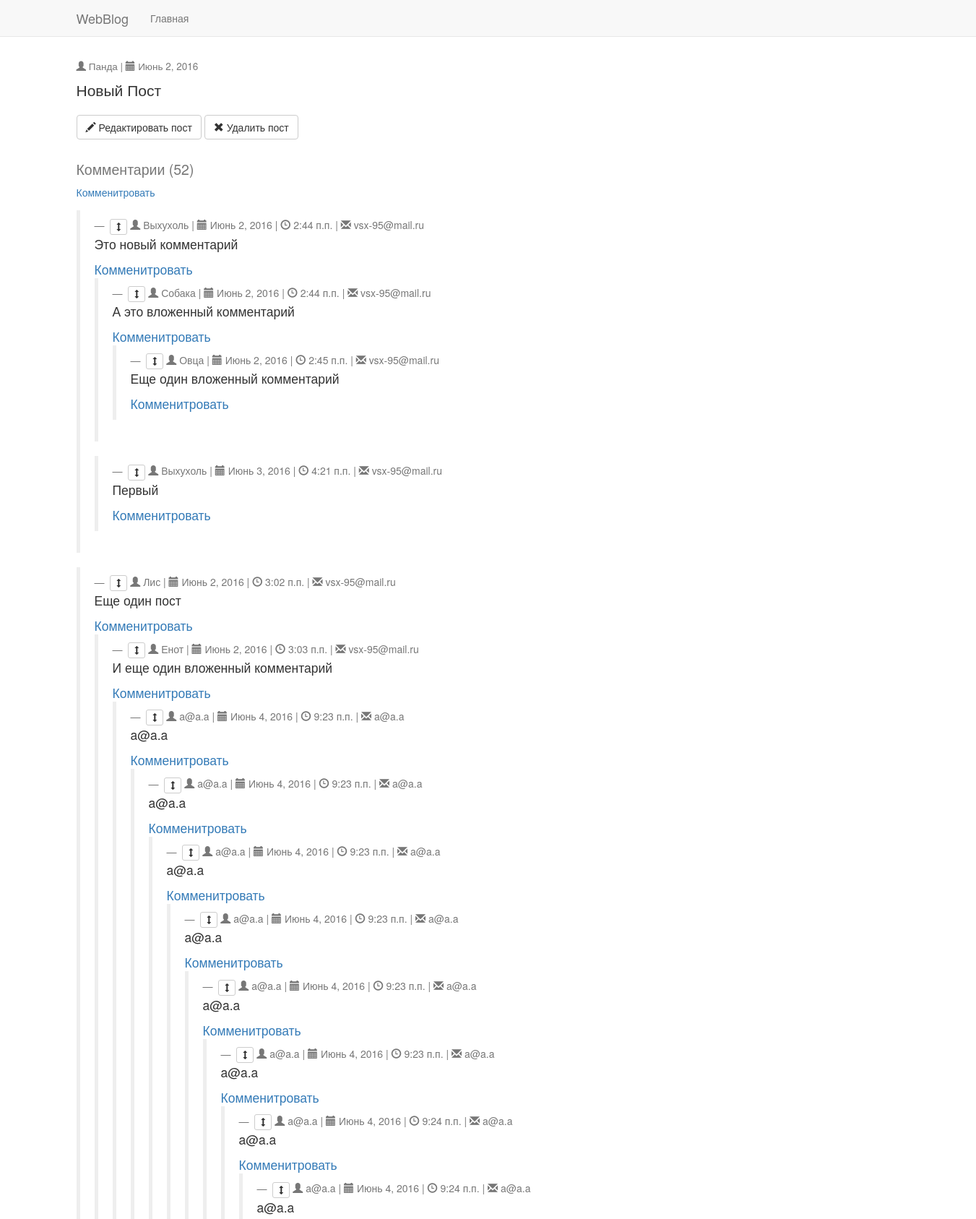
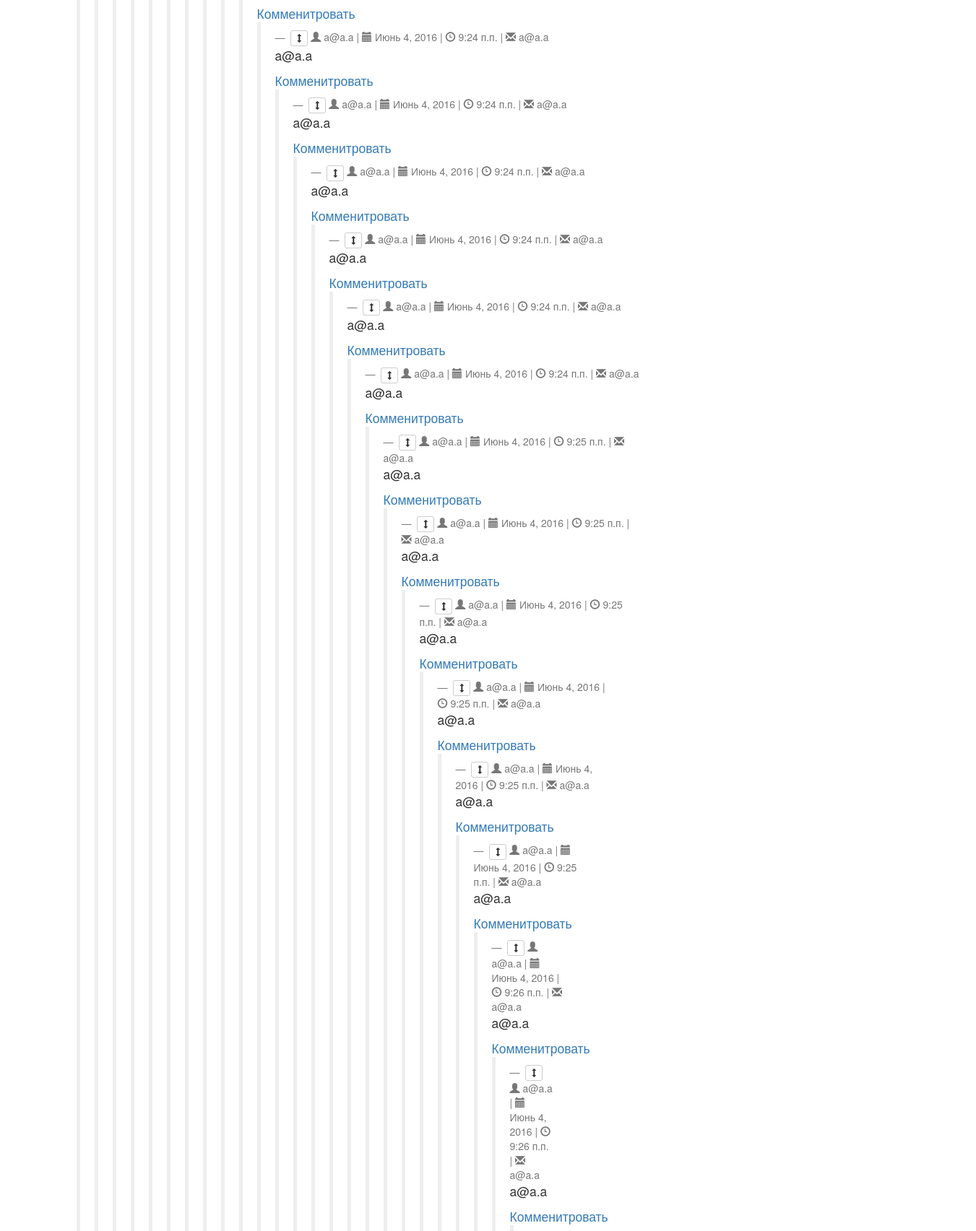
/1/ (upper part), run on the app's committed database (2 pictures, top to bottom).
### webblogs/models.py (models this page shows, shortened)
class Post(models.Model):
    author = models.CharField(max_length=100)
    create_date = models.DateTimeField(auto_now_add=True)
    change_date = models.DateTimeField(auto_now=True)
    text = models.TextField(max_length=2000)

class Comment(models.Model):
    post = models.ForeignKey(Post, on_delete=models.CASCADE)
    comment = models.ForeignKey('self', null=True, blank=True, related_name="comments", on_delete=models.CASCADE)
    author = models.CharField(max_length=100)
    create_date = models.DateTimeField(auto_now_add=True)
    email = models.CharField(max_length=50)
    text = models.TextField(max_length=500)

### webblogs/views.py (the view)
# urls.py: url(r'^(?P<post_id>[0-9]+)/$', views.detail, name='detail'),
def detail(request, post_id):
    if request.method == 'POST':
        com = None if request.POST['id'] == 'None' else Comment.objects.get(pk=request.POST['id'])
        Comment(post=Post.objects.get(pk=post_id),comment=com, author=request.POST['author'], email=request.POST['email'], text=request.POST['text']).save()
        return HttpResponseRedirect('/'+post_id)
    post = Post.objects.get(id = post_id)
    return render(request, 'webblogs/detail.html', {'post': post})

### webblogs/templates/webblogs/detail.html (shortened to what this page needs)
{% extends "webblogs/base.html" %}
{% block content %}
        <h4>
            <small>
                <span class="glyphicon glyphicon-user"></span> {{ post.author }} |
                <span class="glyphicon glyphicon-calendar"></span> {{ post.create_date|date }}
            </small>
        </h4>
        <p class="lead">{{ post.text }}</p>
        <form action = "{% url 'webblogs:delete' post.id%}" method = "post">
            <a role="button" class="btn btn-default" href="{% url 'webblogs:edit' post.id %}"><span class="glyphicon glyphicon-pencil"></span> Редактировать пост</a>
            <button class="btn btn-default"><span class="glyphicon glyphicon-remove"></span> Удалить пост</button>
        </form>
        <h2><small>Комментарии ({{ post.comment_set.count }})</small></h2>
        <div class="form-group">
        <a class="form">Комменитровать</a>
        </div>
        {% for comment in post.comment_set.all%}
            {% if comment.comment == None %}
                {% include "webblogs/comment.html" %}
            {% endif %}
        {% endfor %}
{% endblock %}

### webblogs/templates/webblogs/comment.html (shortened to what this page needs)
<blockquote>
<footer>
    <button class="btn btn-default btn-xs"><span class="glyphicon glyphicon-resize-vertical"></span></button>
    <span class="glyphicon glyphicon-user"></span> {{ comment.author }} |
    <span class="glyphicon glyphicon-calendar"></span> {{ comment.create_date|date }} |
    <span class="glyphicon glyphicon-time"></span> {{ comment.create_date|time }} |
    <span class="glyphicon glyphicon-envelope"></span> {{ comment.email }}
</footer>
<div class="comments">
    <p>{{ comment.text }}</p>
    <a class="form">Комменитровать</a>
    {% for comment in comment.comments.all %}
        {% include "webblogs/comment.html" %}
    {% endfor %}
</div>
</blockquote>

### webblogs/templates/webblogs/base.html (style rules this page uses)
body { padding-top: 70px; padding-bottom: 20px; }

### data on the page
Post: author "Панда", create_date "Июнь 2, 2016", text "Новый Пост", comment_set.count "52"
Comment: author "Выхухоль", create_date "Июнь 2, 2016", create_date "2:44 п.п.", email "vsx-95@mail.ru", text "Это новый комментарий"
Comment: author "Собака", create_date "Июнь 2, 2016", create_date "2:44 п.п.", email "vsx-95@mail.ru", text "А это вложенный комментарий"
Comment: author "Овца", create_date "Июнь 2, 2016", create_date "2:45 п.п.", email "vsx-95@mail.ru", text "Еще один вложенный комментарий"
Comment: author "Выхухоль", create_date "Июнь 3, 2016", create_date "4:21 п.п.", email "vsx-95@mail.ru", text "Первый"
Comment: author "Лис", create_date "Июнь 2, 2016", create_date "3:02 п.п.", email "vsx-95@mail.ru", text "Еще один пост"
Comment: author "Енот", create_date "Июнь 2, 2016", create_date "3:03 п.п.", email "vsx-95@mail.ru", text "И еще один вложенный комментарий"
Comment: author "a@a.a", create_date "Июнь 4, 2016", create_date "9:23 п.п.", email "a@a.a", text "a@a.a"
Comment: author "a@a.a", create_date "Июнь 4, 2016", create_date "9:23 п.п.", email "a@a.a", text "a@a.a"
Comment: author "a@a.a", create_date "Июнь 4, 2016", create_date "9:23 п.п.", email "a@a.a", text "a@a.a"
Comment: author "a@a.a", create_date "Июнь 4, 2016", create_date "9:23 п.п.", email "a@a.a", text "a@a.a"
Comment: author "a@a.a", create_date "Июнь 4, 2016", create_date "9:23 п.п.", email "a@a.a", text "a@a.a"
Comment: author "a@a.a", create_date "Июнь 4, 2016", create_date "9:23 п.п.", email "a@a.a", text "a@a.a"
Comment: author "a@a.a", create_date "Июнь 4, 2016", create_date "9:24 п.п.", email "a@a.a", text "a@a.a"
Comment: author "a@a.a", create_date "Июнь 4, 2016", create_date "9:24 п.п.", email "a@a.a", text "a@a.a"
Comment: author "a@a.a", create_date "Июнь 4, 2016", create_date "9:24 п.п.", email "a@a.a", text "a@a.a"
Comment: author "a@a.a", create_date "Июнь 4, 2016", create_date "9:24 п.п.", email "a@a.a", text "a@a.a"
Comment: author "a@a.a", create_date "Июнь 4, 2016", create_date "9:24 п.п.", email "a@a.a", text "a@a.a"
Comment: author "a@a.a", create_date "Июнь 4, 2016", create_date "9:24 п.п.", email "a@a.a", text "a@a.a"
Comment: author "a@a.a", create_date "Июнь 4, 2016", create_date "9:24 п.п.", email "a@a.a", text "a@a.a"
Comment: author "a@a.a", create_date "Июнь 4, 2016", create_date "9:24 п.п.", email "a@a.a", text "a@a.a"
Comment: author "a@a.a", create_date "Июнь 4, 2016", create_date "9:25 п.п.", email "a@a.a", text "a@a.a"
Comment: author "a@a.a", create_date "Июнь 4, 2016", create_date "9:25 п.п.", email "a@a.a", text "a@a.a"
Comment: author "a@a.a", create_date "Июнь 4, 2016", create_date "9:25 п.п.", email "a@a.a", text "a@a.a"
Comment: author "a@a.a", create_date "Июнь 4, 2016", create_date "9:25 п.п.", email "a@a.a", text "a@a.a"
Comment: author "a@a.a", create_date "Июнь 4, 2016", create_date "9:25 п.п.", email "a@a.a", text "a@a.a"
Comment: author "a@a.a", create_date "Июнь 4, 2016", create_date "9:25 п.п.", email "a@a.a", text "a@a.a"
Comment: author "a@a.a", create_date "Июнь 4, 2016", create_date "9:26 п.п.", email "a@a.a", text "a@a.a"
Comment: author "a@a.a", create_date "Июнь 4, 2016", create_date "9:26 п.п.", email "a@a.a", text "a@a.a"
